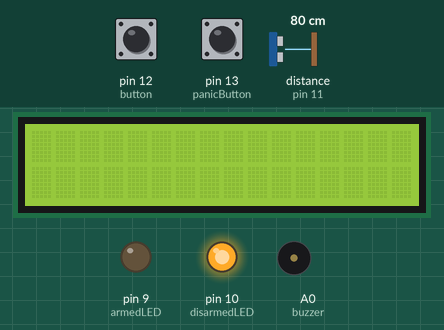
A sketch run on a simulated Arduino Uno, built with avr-gcc and run on an emulated ATmega328P. Shown: 16×2 character LCD, output pins drawn as LEDs (lit = HIGH), buzzer (waves = sounding, pin HIGH). The test bench sets the inputs (shaded band); at power-on: pin 12 (button) LOW, pin 13 (panicButton) LOW, distance to the obstacle (sensor on pin 11) 80 cm. The echo pulse lasts 58.3 µs per cm; pins used as bus, display or sensor lines are not drawn; what the sketch prints to the serial monitor is not drawn.

Above: at 1.2 s.
1.3 s: pin 12 (button) pulled HIGH for 1 s
At 3.4 s:
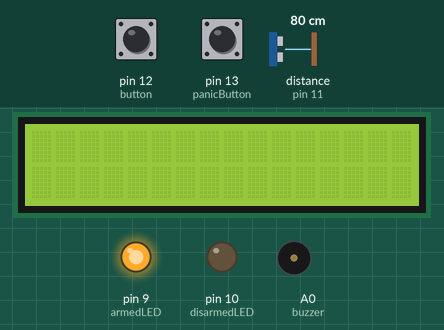
3.8 s: pin 13 (panicButton) pulled HIGH for 0.25 s
At 4.3 s:
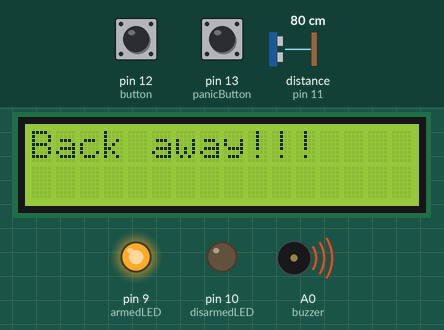
At 9.1 s:
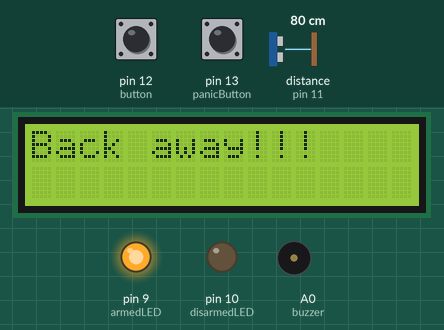
Timing chart, 0 to 12.0 s (numbered marks = the images above; inputs shaded):
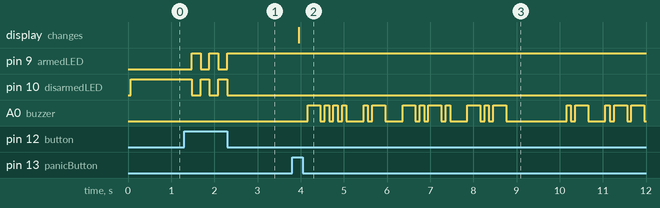

The sketch:

Main.ino
```cpp
// Libraries used
#include <LiquidCrystal.h>

// Arming buttons variables
#define button 12
bool arm = false;
int buttonState = 0;

// Buzzer variables
#define buzzer A0

// LCD1602 module's global variables
const int rs = 7, en = 6, d4 = 5, d5 = 4, d6 = 3, d7 = 2;
LiquidCrystal lcd(rs, en, d4, d5, d6, d7);

// LED variables
#define armedLED 9 // Red LED
#define disarmedLED 10 // Green LED

// panic Button's variables
#define panicButton 13
int panicButtonState = 0;

// Ultrasonic distance sensor variables
#define echo 11
#define trig 8
int distance;
long duration;

// Serial monitor stuff
String input;

void setup() {
    // starts Serial monitor and LCD monitor
    Serial.begin(9600);
    lcd.begin(16, 2);

    // I couldn't use for loops to initialize because there aren't any patterns
    // INPUTS
    pinMode(button, INPUT);
    pinMode(panicButton, INPUT);
    pinMode(echo, INPUT);

    // OUTPUTS
    pinMode(armedLED, OUTPUT);
    pinMode(disarmedLED, OUTPUT);
    pinMode(buzzer, OUTPUT);
    pinMode(trig, OUTPUT);
}

void loop() {
    turnLED();
}

// Controls which LED gets turned on
void turnLED() {
    buttonState = digitalRead(button);

    // Toggles value of arm to its opposite value when button clicked
    if(buttonState == HIGH) {
        arm = !arm;
    }

    // Turn on Disarmed LED by defualt
    if(arm == false) {
        digitalWrite(armedLED, LOW);
        digitalWrite(disarmedLED, HIGH);
    }

    if(arm == true) {
        digitalWrite(disarmedLED, LOW);
        digitalWrite(armedLED, HIGH);
        panicButtonState = digitalRead(panicButton);

        if(panicButtonState == HIGH) {
            lcdDisplay();
            morseCodeMessage(buzzer);
            // digitalWrite(buzzer, HIGH);
        }

        if (getDistance() <= 50) {
            digitalWrite(buzzer, HIGH);
            lcdDisplay();
        }
        overRide();
    }
    lcd.clear();
    delay(200);
    digitalWrite(buzzer, LOW);
}

// finds how far object is from LCD monitor
int getDistance() {
    digitalWrite(trig, LOW);
    delayMicroseconds(2);
    digitalWrite(trig, HIGH);
    delayMicroseconds(10);
    digitalWrite(trig, LOW);

    duration = pulseIn(echo, HIGH);
    distance = duration * 0.034 / 2;

    return distance;
}

// Displays "Back away!!!" to LCD monitor
void lcdDisplay() {
    lcd.write("Back away!!!");
    delay(200);
}

// disarms alarm if "Disarm" is typed into serial monitor
void overRide() {
  // For Serial monitor, set "new line" to "no new line"
  if(!Serial.available() == 0) {
    input = String(Serial.readString());

    Serial.println(input);

    if(input.equals("1234")) {
      Serial.println("Alarm disarmed");
      arm = false;
    }
  }
}

// converts message into morse code pattern for buzzer to play
void morseCodeMessage(int outputDevice) {
    // Units of time for morse code
    int unit = 100;
    int unit3 = unit * 3;
    int unit7 = unit * 7;

    // "Back away criminal scum" in morse code
    // Website used: https://morsecode.world/international/translator.html
    String message = "-... .- -.-. -.- / .- .-- .- -.-- / -.-. .-. .. -- .. -. .- .-.. / ... -.-. ..- --";

    // Goes through every character in message and determines which morse code character it is
    // If the character is not a morse code character (.-/[SPACE]) output "Invalid Character" and which character it was
    for(int i = 0; i < message.length(); i++) {
        Serial.println("Character: " + message.charAt(i));

        switch(message.charAt(i)) {
            case '.':
                digitalWrite(outputDevice, HIGH);
                delay(unit);
                digitalWrite(outputDevice, LOW);
                delay(unit);

                break;

            case '-':
                digitalWrite(outputDevice, HIGH);
                delay(unit3);
                digitalWrite(outputDevice, LOW);
                delay(unit);

                break;

            case ' ':
                delay(unit3);

                break;

            case '/':
                delay(unit7);

                break;

            default:
                Serial.println("Invalid Character");
                Serial.println(message.charAt(i));
        }
    }
}
```

Measured:
- after the input at 1.3 s, pin 9 (armedLED): alternates HIGH for 0.21 s and LOW for 0.20 s, 5 changes in all, then stays HIGH, starting after 0.18 s; pin 10 (disarmedLED): alternates HIGH for 0.20 s and LOW for 0.21 s, 5 changes in all, then stays LOW, starting after 0.18 s
- after the input at 3.8 s, A0 (buzzer): LOW → HIGH after 0.36 s, → LOW 0.30 s later, → HIGH 0.10 s later, → LOW 0.10 s later, … (36 changes in this stretch); the display: changes after 0.16 s (image 2)
